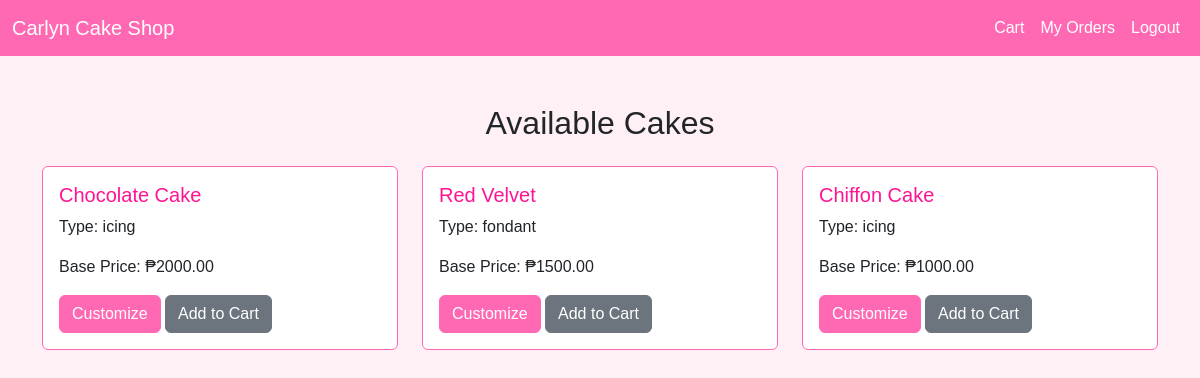
Screenshot of /source/ordering/order.php (signed in) with the database file from the repository.
### tables this page shows
CREATE TABLE `products` (
  `product_id` int(11) NOT NULL,
  `name` varchar(100) NOT NULL,
  `type` enum('fondant','semifondant','icing') NOT NULL,
  `base_price` decimal(10,2) NOT NULL,
  `max_tiers` int(11) NOT NULL,
  `quantity` int(11) NOT NULL
);

### source/ordering/order.php (the view, shortened to what this page needs)
<?php
require_once '../conn.php';
$query = "SELECT * FROM Products";
$result = $conn->query($query);
?>
<!DOCTYPE html>
<html lang="en">
<head>
    <link href="https://cdn.jsdelivr.net/npm/bootstrap@5.3.0/dist/css/bootstrap.min.css" rel="stylesheet">
    <link rel="stylesheet" href="css/order.css">
</head>
<body>
    <nav class="navbar navbar-expand-lg navbar-dark">
        <div class="container-fluid">
            <a class="navbar-brand" href="../user/user-dashboard.php">Carlyn Cake Shop</a>
            <div class="collapse navbar-collapse">
                <ul class="navbar-nav ms-auto">
                    <li class="nav-item">
                        <a class="nav-link" href="../cart/cart.php">Cart</a>
                    </li>
                    <li class="nav-item">
                        <a class="nav-link" href="../user/my_orders.php">My Orders</a>
                    </li>
                    <li class="nav-item">
                        <a class="nav-link" href="../logout.php">Logout</a>
                    </li>
                </ul>
            </div>
        </div>
    </nav>
    <div class="container mt-5">
        <h2 class="text-center mb-4">Available Cakes</h2>
        <div class="row">
            <?php while ($row = $result->fetch_assoc()): ?>
                <div class="col-md-4 mb-4">
                    <div class="card">
                        <div class="card-body">
                            <h5 class="card-title"><?php echo htmlspecialchars($row['name']); ?></h5>
                            <p class="card-text">Type: <?php echo htmlspecialchars($row['type']); ?></p>
                            <p class="card-text">Base Price: ₱<?php echo htmlspecialchars($row['base_price']); ?></p>
                            <a href="customize_cake.php?id=<?php echo $row['product_id']; ?>" class="btn btn-primary">Customize</a>
                            <a href="add_to_cart.php?id=<?php echo $row['product_id']; ?>" class="btn btn-secondary">Add to Cart</a>
                        </div>
                    </div>
                </div>
            <?php endwhile; ?>
        </div>
    </div>
</body>
</html>

### source/ordering/css/order.css (style rules this page uses)
body { background-color: #FFF0F5; font-family: Arial, sans-serif; }
.navbar { background-color: #FF69B4; }
.navbar-brand, .nav-link { color: #FFF !important; }
.btn-primary { background-color: #FF69B4; border-color: #FF69B4; }
.card { border-color: #FF69B4; }
.card-title { color: #FF1493; }

### rows the page displays
products: name "Chocolate Cake", type "icing", base_price "2000.00"
products: name "Red Velvet", type "fondant", base_price "1500.00"
products: name "Chiffon Cake", type "icing", base_price "1000.00"
